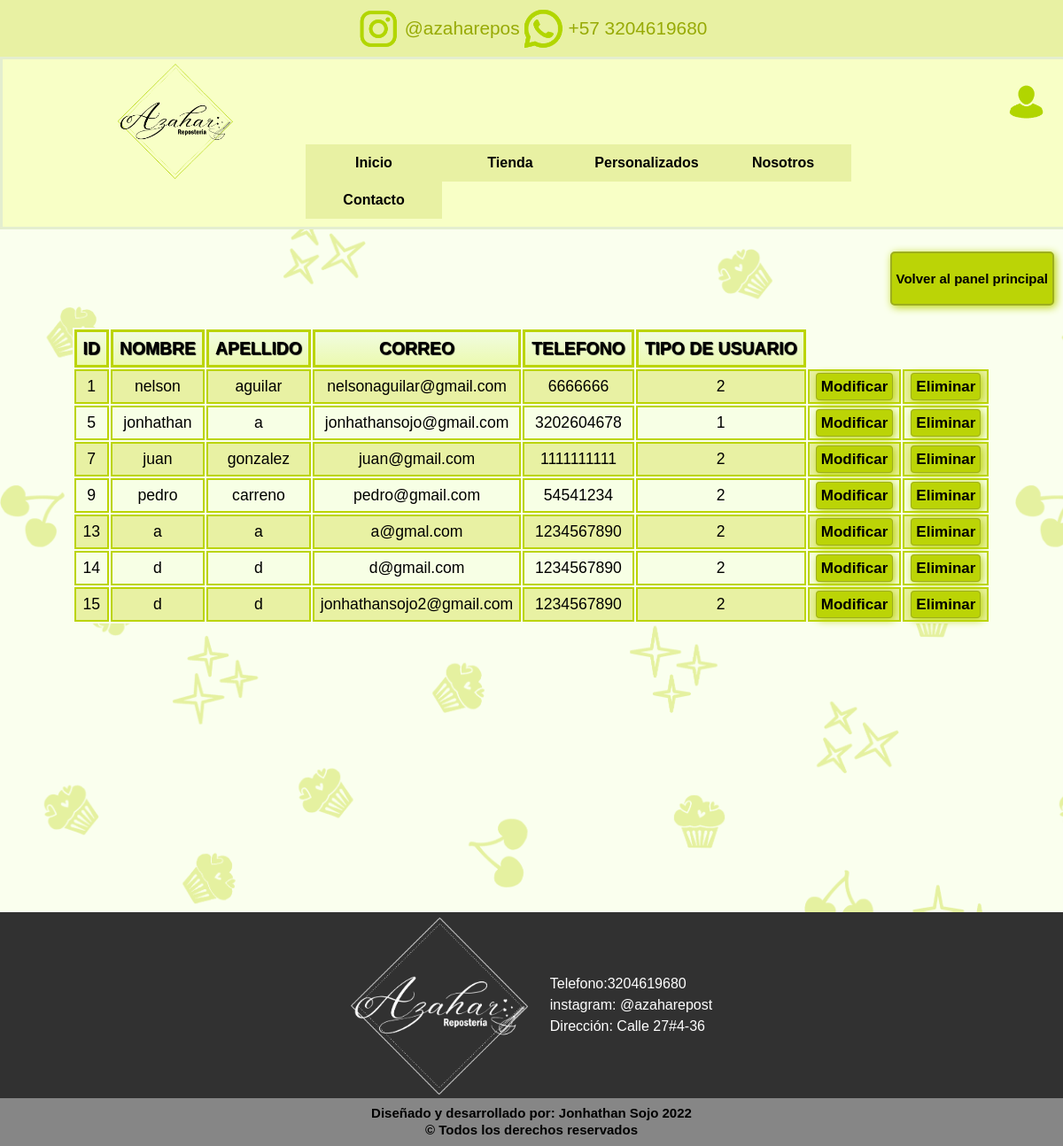
The app's page /vistas/sistema_a_c.php with its own data.
### tables this page shows
CREATE TABLE `usuarios` (
  `id` int(50) NOT NULL,
  `nombre` varchar(100) NOT NULL,
  `apellido` varchar(100) NOT NULL,
  `correo` varchar(100) NOT NULL,
  `telefono` varchar(100) NOT NULL,
  `contraseña` varchar(100) NOT NULL,
  `tipo_usuario` int(50) NOT NULL DEFAULT 2
);

### modelo/sistema_a_c.php (called while the page is built)
<?php
    include('db.php');
    $query = "SELECT * FROM usuarios";
    $consulta_1 = mysqli_query($conexion,$query);
?>

### vistas/sistema_a_c.php (the view)
<?php
    include("../controlador/db.php");
    require("../controlador/plantillas/header.php")
 ?>
        <div class="contenedor_boton_volver">
            <a href="sistema_a.php">
                <div class = "boton_volver_panel">
                    <p>Volver al panel principal</p>
                </div>
            </a>
        </div>
        <div class="contenedor-tabla">
            <div class="cajas-tabla">
                <table class="tabla">
                    <thead>
                        <tr class="cabecera">
                            <th>ID</th>
                            <th>NOMBRE</th>
                            <th>APELLIDO</th>
                            <th>CORREO</th>
                            <th>TELEFONO</th>
                            <th>TIPO DE USUARIO</th>
                        </tr>
                    </thead>
                    <tbody>
                        <?php
                        include('../modelo/sistema_a_c.php');
                        while($row = mysqli_fetch_array($consulta_1)){ ?>
                            <tr>
                                <td><?php echo $row['id'] ?></td>
                                <td><?php echo $row['nombre'] ?></td>
                                <td><?php echo $row['apellido'] ?></td>
                                <td><?php echo $row['correo'] ?></td>
                                <td><?php echo $row['telefono'] ?></td>
                                <td><?php echo $row['tipo_usuario']?></td>
                                <td>
                                    <a href="edit.php?id=<?php echo $row['id']?>">Modificar</a>
                                </td>
                                <td>
                                    <a href="../controlador/eliminar.php?id=<?php echo $row['id']?>">Eliminar</a>
                                </td>
                            </tr>
                        <?php
                        }
                        ?>
                    </tbody>
                </table>
            </div>
        </div>
<?php
    require("../controlador/plantillas/footer.php")
 ?>

### controlador/plantillas/header.php (shortened to what this page needs)
<!DOCTYPE html>
<html lang="es">
<head>
    <link rel="stylesheet" href="css/style.css">
</head>
<body>
    <header>
        <div class="h-sup">
            <a href="https://www.instagram.com/azaharepos/">
                <div class="content-icon-sup">
                    <img src="img/instaico.png" alt="" width="50px">
                    <p>@azaharepos</p>
                </div>
            </a>
            <a href="https://wa.me/+573204619680?text= Hola, un placer saludar, por favor diganos en que le podemos ayudar">
                <div class="content-icon-sup">
                    <img src="img/whatsicon.png" alt="" width="50px">
                    <p>+57 3204619680</p>
                </div>
            </a>
        </div>
        <div class="h-inf">
                <div class="logo">
                    <img src="img/logoaza2.png" alt="" width="180px">
                </div>
                <div class="menux">
                    <nav>
                        <ul class="menup">
                            <li><a href="../index.php">Inicio</a></li>
                            <li><a href="catalogo.php">Tienda</a></li>
                            <li><a href="select1.html">Personalizados</a></li>
                            <li><a href="nosotros.php">Nosotros</a></li>
                            <li><a href="contacto.php">Contacto</a></li>
                        </ul>
                    </nav>
                </div>
                <div class="car">
                    <div class="login-caja">
                        <a href="login.php">
                            <img src="img/logicon.png" alt="" width="62px">
                        </a>
                    </div>
                </div>
        </div>
    </header>

### controlador/plantillas/footer.php
<footer>
        <div class="foot-contenedor">
            <div class="footer2">
                <div>
                    <img src="img/logoblanco.png" alt="logofooter" width="200px">
                </div>
                <div>
                    <p>Telefono:3204619680</p>
                    <p>instagram: @azaharepost</p>
                    <p>Dirección: Calle 27#4-36</p>
                </div>
            </div>
            <div class="footer1">
                <p>Diseñado y desarrollado por: Jonhathan Sojo 2022</p>
                <p> &copy; Todos los derechos reservados</p>
            </div>
         </div>
    </footer>
</body>
</html>

### vistas/css/style.css (style rules this page uses)
body { background: #faffee;; background-image: url(../Proyecto-SICIDD/img/fondo2.png); background-size: contain; font-family: Helvetica; margin: 0; padding: 0; }
header { display: flex; justify-content: space-between; flex-direction: column; width: 100%; background-color: #f7ffe5; padding: 0; margin: 0; height: auto; }
.h-sup { display: flex; background-color: #e8f1a3; width: 100%; height: 4rem; margin: 0px; align-items: center; justify-content: center; }
.h-sup img { margin-top: 5px; }
.h-sup p { position: relative; float: right; margin-top: 1.4rem; color: #97aa05; font-size: 1.3em; margin-left: 5px; }
.h-inf { display: flex; justify-content: space-between; justify-content: center; background-color: #f8ffc6; width: 100%; height: 11.8rem; border: solid #e4eecf; }
.menux { margin-top: 7rem; margin-right: 4.5rem; margin-left: 2rem; }
.logo { margin-top: 5px; }
.logo img { width: 180px; }
.car { display: flex; margin-right: 1px; margin-top: 20px; padding: 0px; flex-direction: row; }
.car img { margin-right: 18px; }
.menup li a { text-decoration: 0; color: black; display: block; font-size: 1.3em; text-align: center; font-weight: bold; width: 160px; }
.menup li { float: left; padding: 15px; list-style: none; background: #e8f1a3; text-decoration: none; margin-left: 0px; }
.login-caja { width: 70px; height: 55px; margin-right: 5px; }
@media (max-width: 1435px) { .menup li a { text-decoration: 0; color: black; display: block; font-size: 1em; text-align: center; font-weight: bold; width: 130px; } }
@media (max-width: 1435px) { .logo { margin-right: 10px; } }
@media (max-width: 1435px) { .logo img { width: 130px; margin-left: 130px; text-align: center; } }
@media (max-width: 1435px) { .menup li { float: left; padding: 12px; list-style: none; background: #e8f1a3; text-decoration: none; margin-left: 0px; } }
@media (max-width: 1435px) { .menux { margin-top: 5rem; margin-right: 4.5rem; margin-left: 2rem; } }
footer { padding: 0px; position: relative; bottom: -10em; width: 100%; }
.foot-contenedor { margin-top: 150px; display: flex; flex-direction: column; margin-right: 0px; }
.footer1 { background-color: rgb(134, 134, 134); text-align: center; padding: 0px; }
.footer1 p { font-size: 15px; font-weight: bold; line-height: 0.3em; }
.footer2 { background-color: rgb(49, 49, 49); bottom: 0px; align-items: center; display: flex; justify-content: center; }
.footer2 img { margin-top: 6px; }
.footer2 p { color: white; margin-left: 25px; line-height: 0.5em; }
.contenedor-tabla { display: flex; justify-content: center; margin-top: 25px; width: 100%; height: 100%; }
thead { font-size: 1.1em; margin-top: 50px; }
th, td { font-size: 1.1em; padding: 7px; text-align: center; border: solid 2px #bbd406; }
.cajas-tabla { height: 350px; }
td a { text-decoration: none; background: #bbd406; font-weight: bold; font-size: 17px; padding: 5px; border-radius: 4px; border: 1px solid #9dae1e; box-shadow: 2px 2px 10px #bbd406; color: black; }
thead, tfoot { background: url(leopardskin.jpg); color:black; text-shadow: 1px 1px 1px black; }
thead th, tfoot th, tfoot td { background: linear-gradient(to bottom, rgba(158, 221, 103, 0.1), rgba(221, 245, 114, 0.5)); border: 3px solid #bbd406; }
tbody tr:nth-child(odd) { background-color: #e8f1a3; }
tbody tr:nth-child(even) { background-color: #f7ffe5 }
tbody tr { background-color: aqua; }
table { background-color:#faffee; }
.contenedor_boton_volver { display: flex; align-items: flex-end; justify-content: flex-end; width: 100%; }
.boton_volver_panel { background: #bbd406; color: black; font-weight: bold; font-size: 15px; margin-top: 25px; padding: 5px; border-radius: 5px; border: 2px solid #9dae1e; box-shadow: 2px 2px 10px #bbd406; text-align: center; margin-right: 10px; }
a { text-decoration: none; }

### records on screen
usuarios: id "1", nombre "nelson", apellido "aguilar", correo "nelsonaguilar@gmail.com", telefono "6666666", tipo_usuario "2"
usuarios: id "5", nombre "jonhathan", apellido "a", correo "jonhathansojo@gmail.com", telefono "3202604678", tipo_usuario "1"
usuarios: id "7", nombre "juan", apellido "gonzalez", correo "juan@gmail.com", telefono "1111111111", tipo_usuario "2"
usuarios: id "9", nombre "pedro", apellido "carreno", correo "pedro@gmail.com", telefono "54541234", tipo_usuario "2"
usuarios: id "13", nombre "a", apellido "a", correo "a@gmal.com", telefono "1234567890", tipo_usuario "2"
usuarios: id "14", nombre "d", apellido "d", correo "d@gmail.com", telefono "1234567890", tipo_usuario "2"
usuarios: id "15", nombre "d", apellido "d", correo "jonhathansojo2@gmail.com", telefono "1234567890", tipo_usuario "2"
